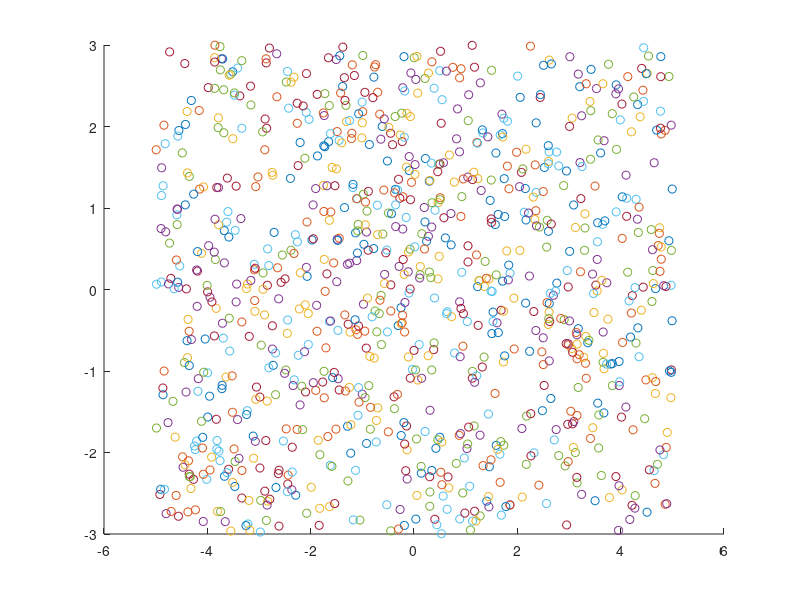

Write the MATLAB code that produced this figure.
a = 5; % 长轴

b = 3; %短轴

fac = 5; % 长轴焦点

fbc = 3; % 短轴焦点

numSamples = 100; % 采样数

% 生成随机数
us = rand(1, numSamples);

% 椭圆方程
% t = linspace(0, 2 * pi, numSamples);
% x = fac + a * cos(t);
% y = fbc + b * sin(t);
% 
% % 在椭圆范围内随机采样点
% samples = [x(us>0.5) ; y(us>0.5)];
ra=rand(1, 2);
for i=1:1000
% ra=rand(1, 3);
% x = fac + ra(1)*a * cos(ra(3)*2 * pi);
% y = fbc + ra(2)*b * sin(ra(3)*2 * pi);
% scatter(x,y);hold on
ra=rand(1, 2); 
xx=[ra(1)*2*a ra(2)*2*b]-[a b];


scatter(xx(1),xx(2));hold on

end
